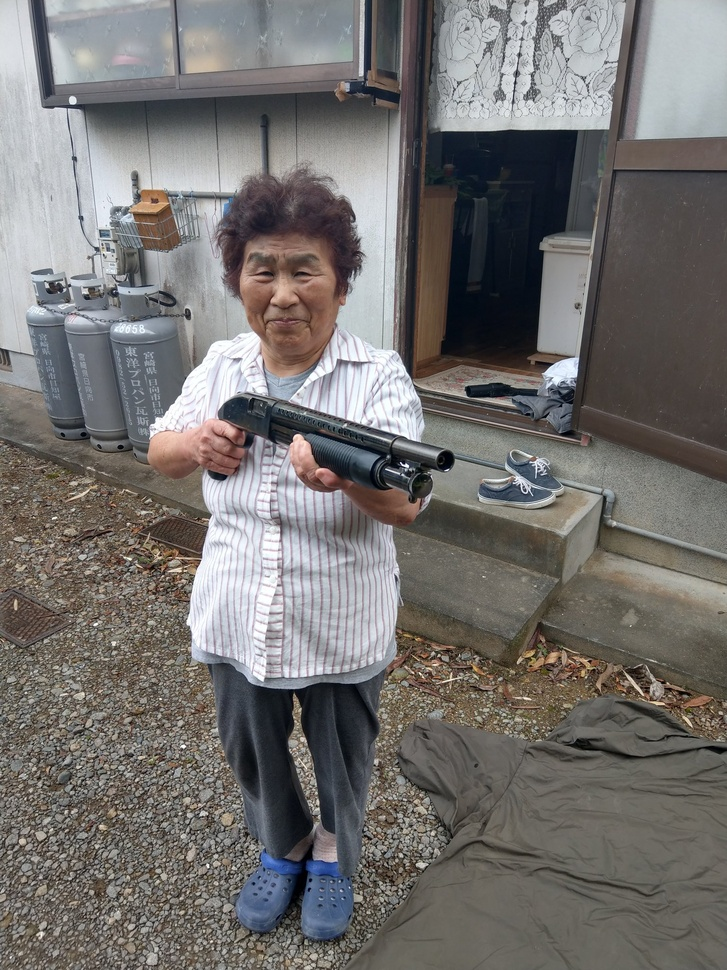
#> input picture image/grandma3.jpeg, 727 x 970 px, shrunk from 1536 x 2048 before the run, found by its file name
$ python mean_filter_for_loop.py
#> lines starting #> are read from the running program, lines starting #| are printed output that depends on the picture
import cv2 as cv
import numpy as np

img=cv.imread('./image/grandma3.jpeg')
#> img is the input picture: shape (970, 727, 3); mean B, G, R 111.1, 113, 115.7
img_size_r = img.shape[0]
#> img_size_r = 970
img_size_c = img.shape[1]
#> img_size_c = 727

#결과 이미지
#padding을 위해 2칸 추가
#padding_img = np.pad(img,((1,1),(1,1),(0,0)),'constant') 이 코드는 원본에 패딩을 추가하는 코드임
padding_img = np.zeros((img_size_r + 2,img_size_c + 2, 3),dtype=np.uint8) #그냥 새로운 빈 이미지
padding = 1

for r in range(padding,img_size_r + padding):
    for c in range(padding,img_size_c + padding):
        for k in range(3):
            padding_img[r,c,k] = np.sum(img[r-padding:r+padding+1,c-padding:c+padding+1,k]) / 9
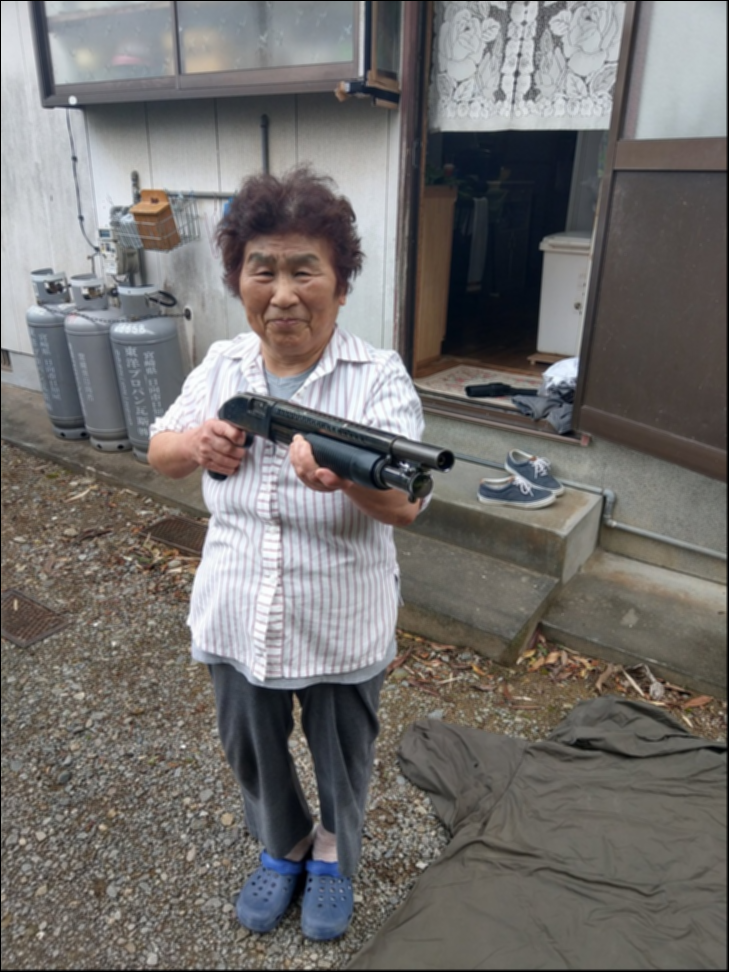
#> padding_img: shape (972, 729, 3); mean B, G, R 109.8, 111.7, 114.4


output_img = padding_img[padding:img_size_r + padding,padding:img_size_c + padding,:]
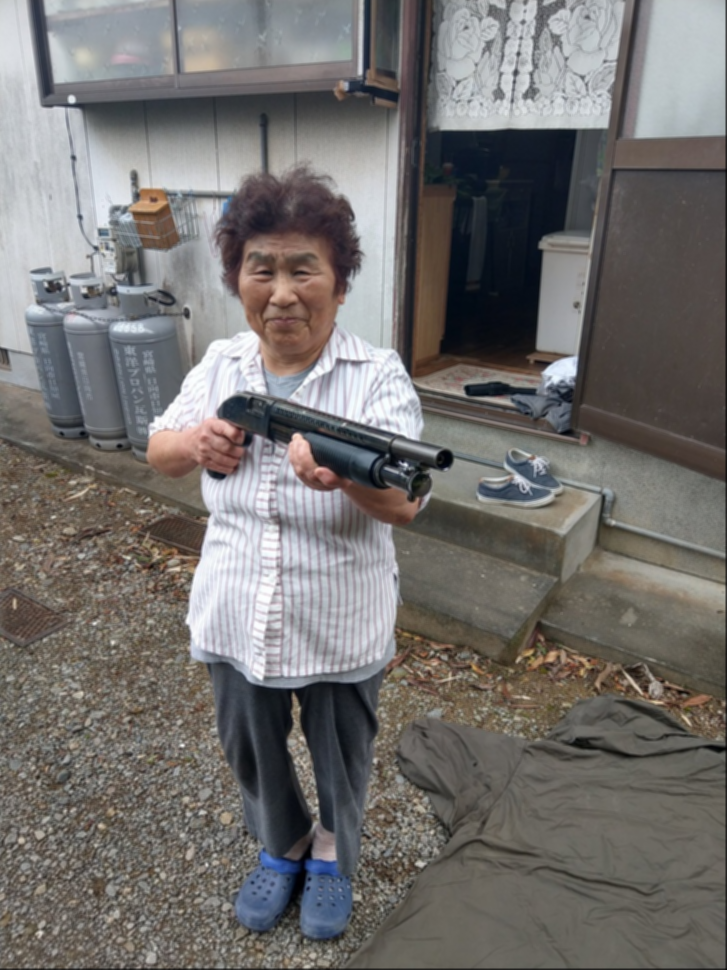
#> output_img: shape (970, 727, 3); mean B, G, R 110.3, 112.2, 114.9
result = np.hstack((img,output_img))
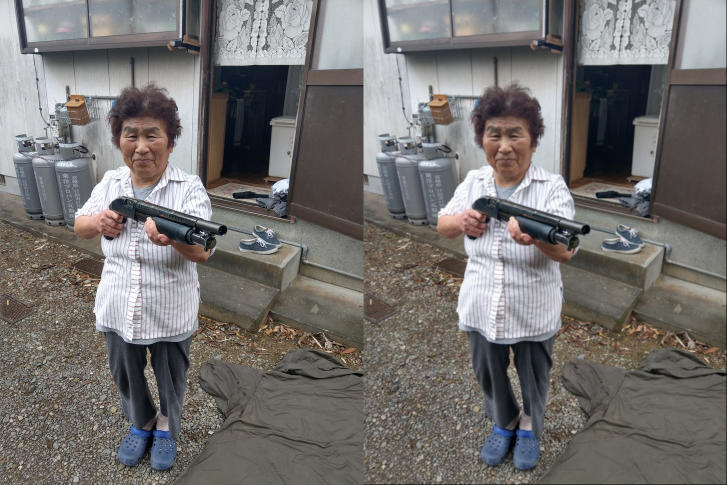
#> result: shape (970, 1454, 3) (shown at 1/2 size); mean B, G, R 110.7, 112.6, 115.3
cv.imshow('ori_img,output_img',result)

cv.imwrite('mean_filter_for_loop.png', result)

cv.waitKey(0)
cv.destroyAllWindows()

$ run again, with image/grandma1.jpeg copied over image/grandma3.jpeg
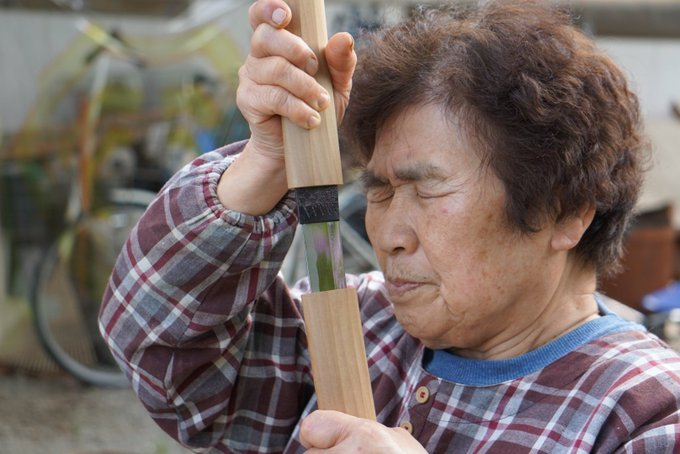
#> input picture image/grandma1.jpeg, 680 x 454 px, found by its file name
#> img is the input picture: shape (454, 680, 3); mean B, G, R 101.1, 105.9, 119.8
#> after the loop `for r in range(padding,img_size_r + padding):`:
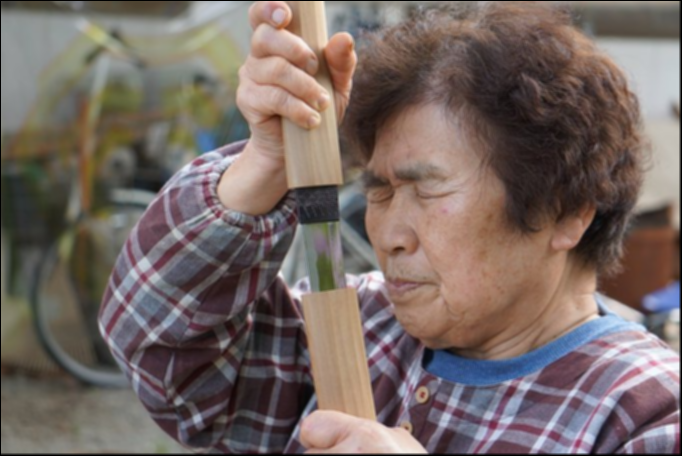
#> padding_img: shape (456, 682, 3); mean B, G, R 99.5, 104.3, 118
#> `result = np.hstack((img,output_img))`:
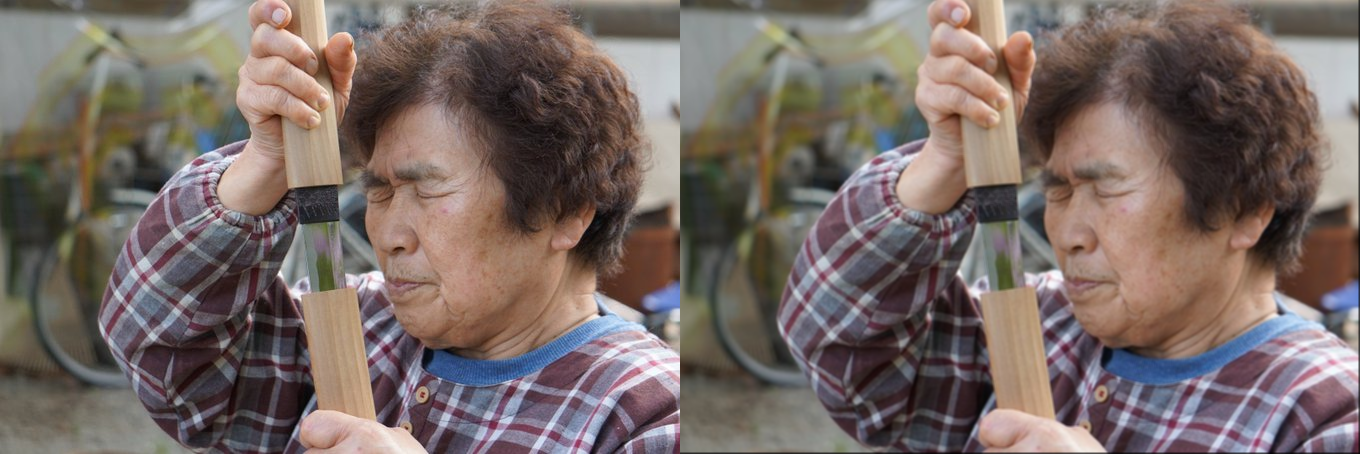
#> result: shape (454, 1360, 3); mean B, G, R 100.6, 105.5, 119.3

$ run again, with image/grandma2.jpeg copied over image/grandma3.jpeg
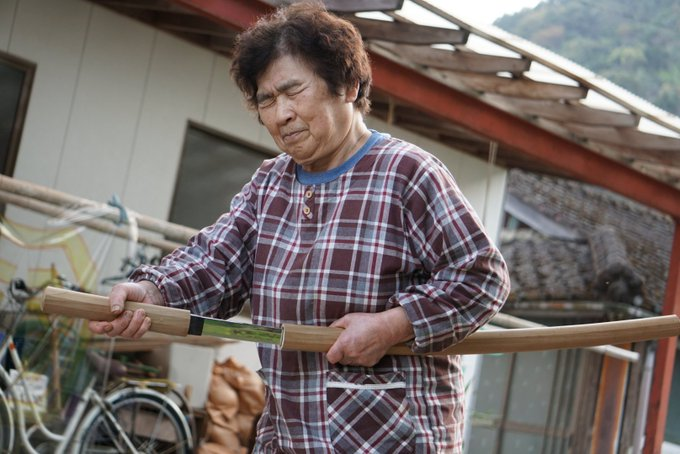
#> input picture image/grandma2.jpeg, 680 x 454 px, found by its file name
#> img is the input picture: shape (454, 680, 3); mean B, G, R 103.7, 107, 116.8
#> after the loop `for r in range(padding,img_size_r + padding):`:
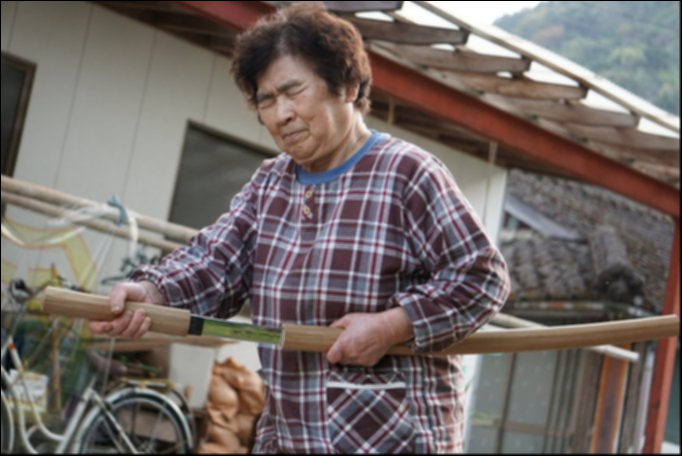
#> padding_img: shape (456, 682, 3); mean B, G, R 102.1, 105.4, 115.1
#> `result = np.hstack((img,output_img))`:
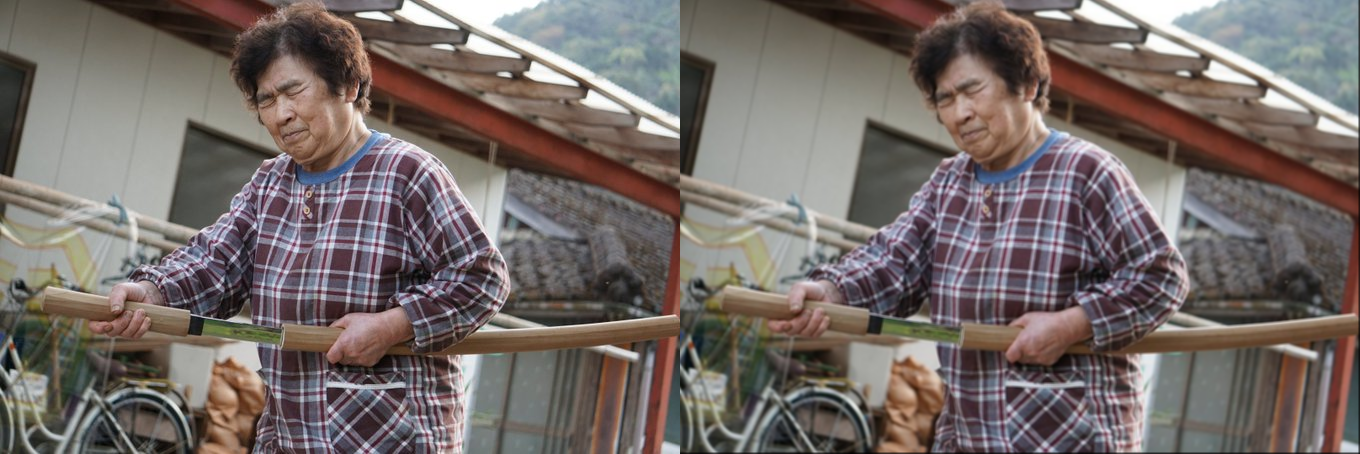
#> result: shape (454, 1360, 3); mean B, G, R 103.3, 106.6, 116.4

$ run again, with image/grandma4.jpeg copied over image/grandma3.jpeg
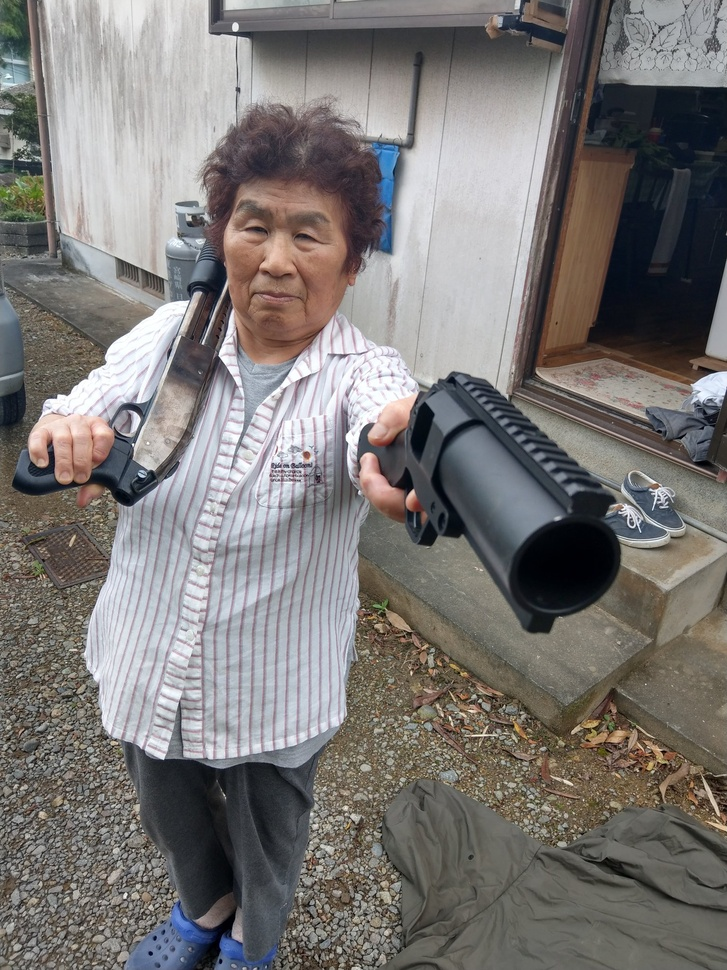
#> input picture image/grandma4.jpeg, 727 x 970 px, shrunk from 1536 x 2048 before the run, found by its file name
#> img is the input picture: shape (970, 727, 3); mean B, G, R 117, 119, 122.4
#> after the loop `for r in range(padding,img_size_r + padding):`:
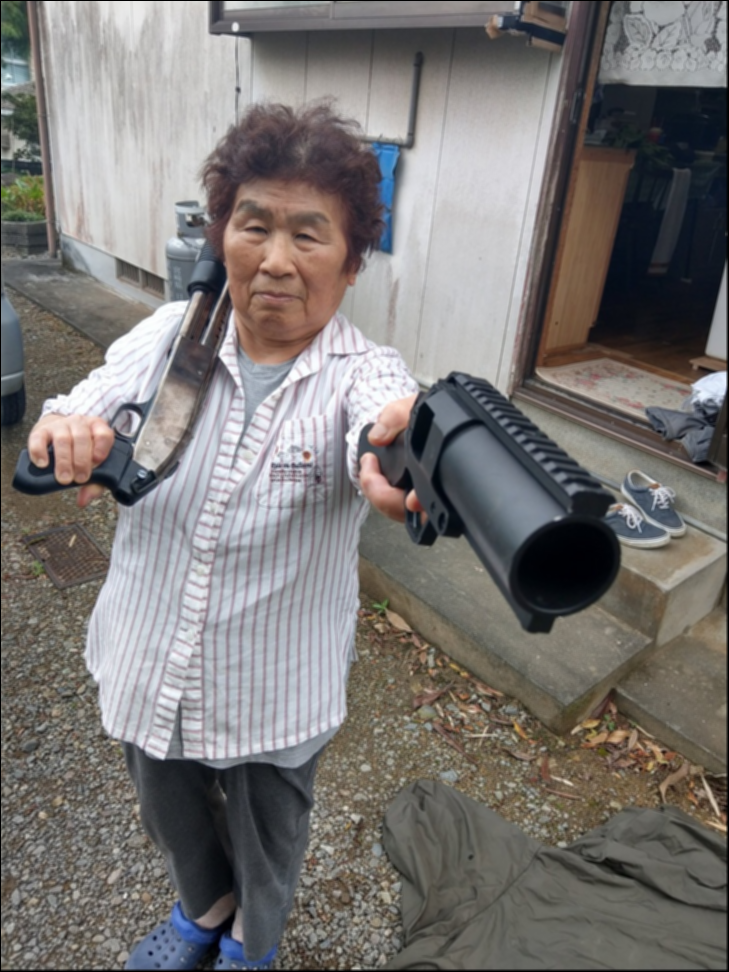
#> padding_img: shape (972, 729, 3); mean B, G, R 115.7, 117.7, 121.1
#> `result = np.hstack((img,output_img))`:
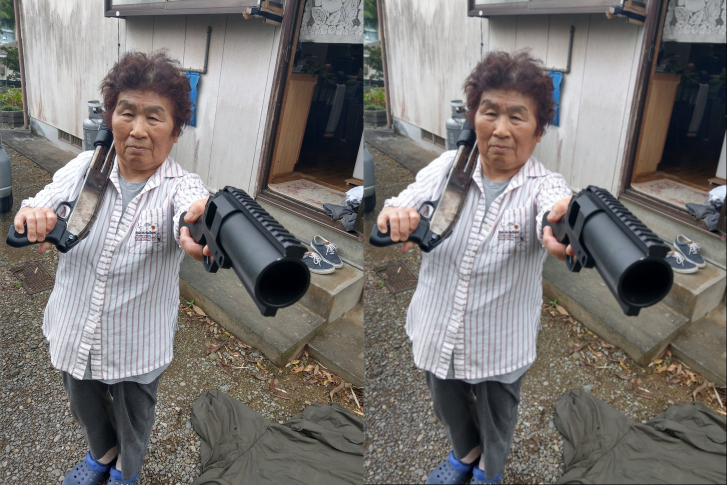
#> result: shape (970, 1454, 3) (shown at 1/2 size); mean B, G, R 116.7, 118.6, 122.1
